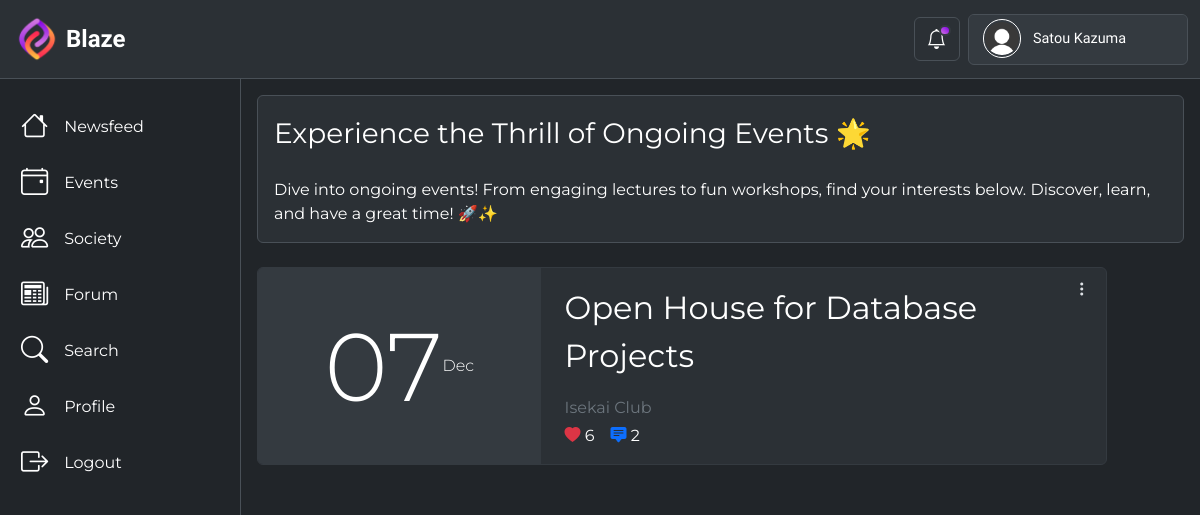
The page /events/ (signed in) on the database its author committed.
### BlazeApp/models.py (models this page shows, shortened)
class User(AbstractUser):
    profile_picture = models.ImageField(
        upload_to="profile_pics/",
        blank=True,
        null=True,
        default="profile_pics/Default_Profile_Picture.png",
        validators=[
            FileExtensionValidator(
                allowed_extensions=["jpg", "jpeg", "png"]
            ),  # Restrict allowed file extensions
            validate_profilePicture_size,  # Set a maximum file size limit (7 MB in this example)
        ],
    )
    follow = models.ManyToManyField(
        "self", symmetrical=False, related_name="followers", blank=True
    )
    class Meta:
        verbose_name = "User"
        verbose_name_plural = "Users"

class Event(models.Model):
    banner = models.ImageField(
        upload_to="events/",
        null=False,
        default="events/Default_Event_Picture.png",
        validators=[
            FileExtensionValidator(allowed_extensions=["jpg", "jpeg", "png"]),
            validate_profilePicture_size,
        ],
        help_text="Upload an image for the event.",
    )
    title = models.CharField(max_length=200, null=False, default="No Title")
    description = models.CharField(
        max_length=1500, null=False, default="No Description"
    )
    start_date = models.DateField(null=False, default="0001-01-01")
    end_date = models.DateField(null=False, default="0001-01-01")
    poster = models.ForeignKey(
        User, on_delete=models.CASCADE, related_name="events", default=0
    )
    venue = models.CharField(max_length=50, null=False, default="No Venue")
    time = models.TimeField(null=False, default="00:00")
    timestamp = models.DateTimeField(auto_now=True, null=False)
    likes = models.ManyToManyField(User, related_name="liked_events", blank=True)
    class Meta:
        verbose_name = "Event"
        verbose_name_plural = "Events"
    @property
    def like_count(self):
        return self.likes.count()
    @property
    def comment_count(self):
        comment = Comment.objects.filter(object_type="event", object_id=self.pk)
        return comment.count()
    @property
    def expired(self):
        current_date = timezone.now().date()
        return current_date > self.end_date

### BlazeApp/views.py (the view)
# urls.py: path("events/", login_required(views.events), name="events"),
def events(request):
    all_event_instances = Event.objects.order_by("start_date").all()
    event_instances = [event for event in all_event_instances if not event.expired]
    content = {"event_instances": event_instances}
    return render(request, "BlazeApp/events.html", content)

### BlazeApp/templates/BlazeApp/events.html (shortened to what this page needs)
{% extends 'BlazeApp/base.html' %}
{% load static %}
{% block content %}
  <div class="content-d border border-top-0 border-bottom-0 border-end-0 col">
    <div class="bg-body-tertiary text-body-emphasis border rounded m-3" style="height: max-content;">
      <div class="fs-3 p-3" style="height: max-content;">Experience the Thrill of Ongoing Events 🌟</div>
      <div class="fs-6 px-3 pt-2 pb-3" style="height: max-content;">Dive into ongoing events! From engaging lectures to fun workshops, find your interests below. Discover, learn, and have a great time! 🚀✨</div>
    </div>
    <div class="d-flex flex-wrap border-dark m-2 px-2 pt-1 pb-5" style="min-height: 80vh!important; height: max-content!important;">
      {% if event_instances %}
        {% for event in event_instances %}
          <div class="d-flex flex-wrap bg-body-tertiary text-body-emphasis overflow-hidden border border-dark-subtle col-12 col-lg-11 rounded position-relative mt-1 mb-3" style="height: max-content;">
            <div class="btn-group dropstart event-view-d">
              <button type="button" class="btn text-night dropdown-toggle" data-bs-toggle="dropdown" aria-expanded="false"><i class="bi bi-three-dots-vertical"></i></button>
            </div>
            <div class="d-flex flex-wrap justify-content-center align-items-center bg-body-secondary col-12 col-sm-4 fw-light p-3">
              <div style="font-size: 6rem; line-height: 1.2;">{{ event.start_date|date:'d' }}</div>
              <div>{{ event.start_date|date:'M' }}</div>
            </div>
            <div class="d-flex flex-column justify-content-center col-12 col-sm-8 py-3 ps-4 pe-3">
              <div id="en" class="fs-2">
                <a href="{% url 'BlazeApp:view_event' event.pk %}" class="text-body-emphasis ">{{ event.title }}</a>
              </div>
              <div class="fs-6 mt-3">
                <a href="{% url 'BlazeApp:profile' event.poster.pk %}" class="text-secondary">{{ event.poster.first_name }} {{ event.poster.last_name }}</a>
              </div>
              <div class="d-flex">
                <div class="text-body-emphasis mt-1 me-3">
                  <i class="text-danger bi bi-heart-fill"></i>
                  <span>{{ event.like_count }}</span>
                </div>
                <div class="text-body-emphasis mt-1 me-3">
                  <i class="text-primary bi bi-chat-square-text-fill"></i>
                  <span>{{ event.comment_count }}</span>
                </div>
              </div>
            </div>
          </div>
        {% endfor %}
      {% endif %}
    </div>
  </div>
{% endblock %}

### BlazeApp/templates/BlazeApp/base.html (shortened to what this page needs)
{% load static %}
<!DOCTYPE html>
  <html lang="en" data-bs-theme="dark">
    <head>
      <link href="https://cdn.jsdelivr.net/npm/bootstrap@5.3.1/dist/css/bootstrap.min.css" rel="stylesheet" />
      <link rel="stylesheet" href="https://cdn.jsdelivr.net/npm/bootstrap-icons@1.10.5/font/bootstrap-icons.css" />
      <link href="{% static 'BlazeApp/base.css' %}" rel="stylesheet" />
    </head>
    <body>
      {% block navbar %}
        <nav class="navbar bg-body-tertiary border-bottom position-sticky">
          <div class="container-xxl">
            <a class="navbar-brand d-flex align-items-center justify-content-center" href="{% url 'BlazeApp:newsfeed' %}">
              <img src="{% static 'BlazeApp/Blaze Logo.png' %}" alt="Logo" width="50px" height="auto" class="d-inline-block align-text-top" />
              <div class="ms-1 fs-4 fw-semibold text-body-emphasis">Blaze</div>
            </a>
            <div class="d-flex align-items-center">
              <button class="btn border bg-scheme mx-2 fs-5 position-relative noti-btn text-body-emphasis" type="button" data-bs-toggle="offcanvas" data-bs-target="#NotificationOffcanvas" aria-controls="offcanvasNotification"><div id="noti-indicator"></div><i class="bi bi-bell"></i></button>
              <div class="dropdown-center bg-body-secondary border rounded nav-profile-d col-md-2 d-lg-block d-none user-select-none">
                <button class="nav-profile bg-body-secondary d-flex align-items-center justify-content-around" data-bs-toggle="dropdown" aria-expanded="false">
                  <div class="nav-profile-pic-cover d-flex justify-content-center align-items-center mx-2" style="width: 2.4rem; height: 2.4rem;">
                    <div class="nav-profile-pic">
                      <img src="{{ request.user.profile_picture.url }}" alt="profile-picture" />
                    </div>
                  </div>
                  <div class="nav-profile-name text-start text-truncate fw-medium mx-1 d-lg-block d-none">{{ request.user.first_name }} {{ request.user.last_name }}</div>
                </button>
              </div>
            </div>
          </div>
        </nav>
      {% endblock %}
      <div class="container-xxl d-flex" style="padding: 0px;">
        {% block body %}
          <div class="side-panel-d d-none d-md-block">
            <a href="{% url 'BlazeApp:newsfeed' %}">
              <div class="side-panel-item text-body-emphasis bg-scheme d-flex align-items-center fw-normal rounded mx-1 mt-4">
                <i class="ms-3 me-3 bi bi-house"></i>Newsfeed
              </div>
            </a>
            <a href="{% url 'BlazeApp:events' %}">
              <div class="side-panel-item text-body-emphasis bg-scheme d-flex align-items-center fw-normal rounded mx-1 mt-2">
                <i class="ms-3 me-3 bi bi-calendar4-event"></i>Events
              </div>
            </a>
            <a href="{% url 'BlazeApp:society' %}">
              <div class="side-panel-item text-body-emphasis bg-scheme d-flex align-items-center fw-normal rounded mx-1 mt-2">
                <i class="ms-3 me-3 bi bi-people"></i>Society
              </div>
            </a>
            <a href="{% url 'BlazeApp:newsfeed' %}">
              <div class="side-panel-item text-body-emphasis bg-scheme d-flex align-items-center fw-normal rounded mx-1 mt-2">
                <i class="ms-3 me-3 bi bi-newspaper"></i>Forum
              </div>
            </a>
            <div class="side-panel-item text-body-emphasis bg-scheme d-flex align-items-center fw-normal rounded mx-1 mt-2" data-bs-toggle="modal" data-bs-target="#searchBar">
              <i class="ms-3 me-3 bi bi-search"></i>Search
            </div>
            <a href="{% url 'BlazeApp:profile' request.user.pk %}">
              <div class="side-panel-item text-body-emphasis bg-scheme d-flex align-items-center fw-normal rounded mx-1 mt-2">
                <i class="ms-3 me-3 bi bi-person"></i>Profile
              </div>
            </a>
            <a href="{% url 'BlazeApp:user_logout' %}">
              <div class="side-panel-item text-body-emphasis bg-scheme d-flex align-items-center fw-normal rounded mx-1 mt-2">
                <i class="ms-3 me-3 bi bi-box-arrow-right"></i>Logout
              </div>
            </a>
          </div>
          {% block content %}
          {% endblock %}
        {% endblock %}
      </div>
    </body>
  </html>
</html>

### BlazeApp/static/BlazeApp/base.css (style rules this page uses)
body { font-family: 'Montserrat', sans-serif; color: #393939; }
a { text-decoration: none; color: #393939; }
.navbar { top: 0; z-index: 100; font-family: 'Comfortaa', sans-serif; }
.nav-profile-d { height: 3.2rem; width: max-content; }
.nav-profile { width: max-content; height: 3rem; border: none; border-radius: 5px; outline: none; transition: 0.25s ease-in-out; }
.nav-profile-pic { border-radius: 50%; overflow: hidden; }
.nav-profile-pic-cover { border: 1px solid var(--bs-emphasis-color); border-radius: 50%; width: 3rem; height: 3rem; cursor: pointer; }
.nav-profile-pic>img { width: 2.1rem; height: 2.1rem; border-radius: 50%; }
.nav-profile-name { width: 9rem; font-size: 0.9rem; }
.bg-scheme { cursor: pointer; transition: background-color 0.2s ease-in-out; }
.noti-btn { --bs-btn-hover-color: var(--bs-emphasis-color); --bs-btn-active-color: var(--bs-emphasis-color); }
#noti-indicator { background: linear-gradient(to left bottom, #8100E6, #D175E0); width: 0.7rem; height: 0.7rem; position: absolute; border-radius: 50%; right: 8px; top: 7px; border: 2px solid white; border-color: var(--bs-secondary-bg) !important; transition: 0.1s ease-in-out; }
.side-panel-d { width: 15rem; max-height: calc(100vh - 75px); overflow: auto; position: sticky; top: 75px; z-index: 101; }
.side-panel-item { height: 3rem; font-size: 1rem; transition: 0.15s ease-in-out; border: 1px solid transparent; }
.side-panel-item i { font-size: 1.7rem; }
.content-d { height: max-content; }

### BlazeApp/templates/BlazeApp/events.html (style rules this page uses)
.event-view-d { position: absolute; right: 3px; top: 3px; }
.event-view-d button::before { content: none !important; }
#en { -webkit-line-clamp: 2; -webkit-box-orient: vertical; overflow: hidden; text-overflow: ellipsis; display: -webkit-box; }

### rows shown on the page
User: user.profile_picture (placeholder picture), user.first_name "Satou", user.last_name "Kazuma"
Event: start_date "07", start_date "Dec", title "Open House for Database Projects", poster.first_name "Isekai", poster.last_name "Club", like_count "6", comment_count "2"
